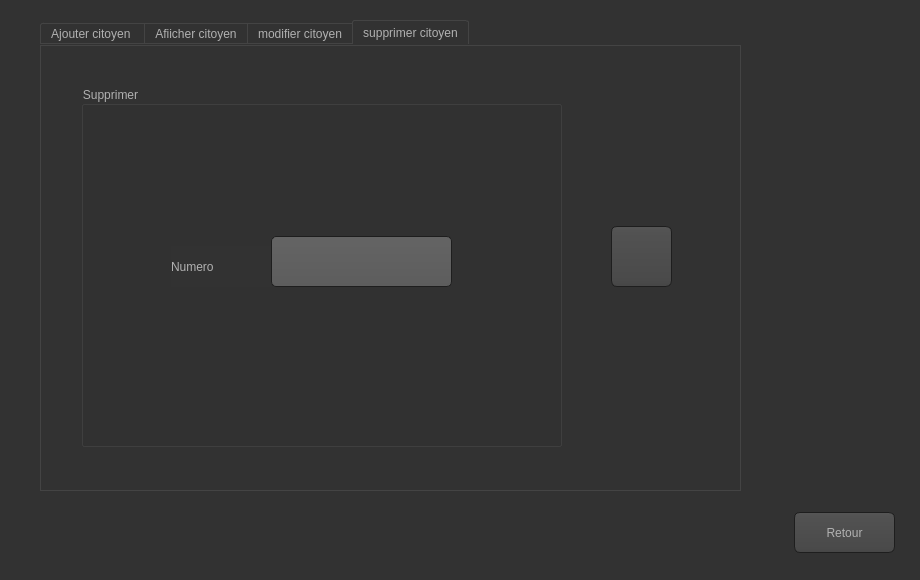
<?xml version="1.0" encoding="UTF-8"?>
<ui version="4.0">
 <class>Crud_citoyen</class>
 <widget class="QDialog" name="Crud_citoyen">
  <property name="geometry">
   <rect>
    <x>0</x>
    <y>0</y>
    <width>920</width>
    <height>580</height>
   </rect>
  </property>
  <property name="windowTitle">
   <string>Dialog</string>
  </property>
  <property name="styleSheet">
   <string notr="true">

QWidget
{
    color: #b1b1b1;
    background-color: #323232;
}

QWidget:item:hover
{
    background-color: QLinearGradient( x1: 0, y1: 0, x2: 0, y2: 1, stop: 0 #ffa02f, stop: 1 #ca0619);
    color: #000000;
}

QWidget:item:selected
{
    background-color: QLinearGradient( x1: 0, y1: 0, x2: 0, y2: 1, stop: 0 #ffa02f, stop: 1 #d7801a);
}

QMenuBar::item
{
    background: transparent;
}

QMenuBar::item:selected
{
    background: transparent;
    border: 1px solid #ffaa00;
}

QMenuBar::item:pressed
{
    background: #444;
    border: 1px solid #000;
    background-color: QLinearGradient(
        x1:0, y1:0,
        x2:0, y2:1,
        stop:1 #212121,
        stop:0.4 #343434/*,
        stop:0.2 #343434,
        stop:0.1 #ffaa00*/
    );
    margin-bottom:-1px;
    padding-bottom:1px;
}

QMenu
{
    border: 1px solid #000;
}

QMenu::item
{
    padding: 2px 20px 2px 20px;
}

QMenu::item:selected
{
    color: #000000;
}

QWidget:disabled
{
    color: #404040;
    background-color: #323232;
}

QAbstractItemView
{
    background-color: QLinearGradient( x1: 0, y1: 0, x2: 0, y2: 1, stop: 0 #4d4d4d, stop: 0.1 #646464, stop: 1 #5d5d5d);
}

QWidget:focus
{
    /*border: 2px solid QLinearGradient( x1: 0, y1: 0, x2: 0, y2: 1, stop: 0 #ffa02f, stop: 1 #d7801a);*/
}

QLineEdit
{
    background-color: QLinearGradient( x1: 0, y1: 0, x2: 0, y2: 1, stop: 0 #4d4d4d, stop: 0 #646464, stop: 1 #5d5d5d);
    padding: 1px;
    border-style: solid;
    border: 1px solid #1e1e1e;
    border-radius: 5;
}

QPushButton
{
    color: #b1b1b1;
    background-color: QLinearGradient( x1: 0, y1: 0, x2: 0, y2: 1, stop: 0 #565656, stop: 0.1 #525252, stop: 0.5 #4e4e4e, stop: 0.9 #4a4a4a, stop: 1 #464646);
    border-width: 1px;
    border-color: #1e1e1e;
    border-style: solid;
    border-radius: 6;
    padding: 3px;
    font-size: 12px;
    padding-left: 5px;
    padding-right: 5px;
}

QPushButton:pressed
{
    background-color: QLinearGradient( x1: 0, y1: 0, x2: 0, y2: 1, stop: 0 #2d2d2d, stop: 0.1 #2b2b2b, stop: 0.5 #292929, stop: 0.9 #282828, stop: 1 #252525);
}

QComboBox
{
    selection-background-color: #ffaa00;
    background-color: QLinearGradient( x1: 0, y1: 0, x2: 0, y2: 1, stop: 0 #565656, stop: 0.1 #525252, stop: 0.5 #4e4e4e, stop: 0.9 #4a4a4a, stop: 1 #464646);
    border-style: solid;
    border: 1px solid #1e1e1e;
    border-radius: 5;
}

QComboBox:hover,QPushButton:hover
{
    border: 2px solid QLinearGradient( x1: 0, y1: 0, x2: 0, y2: 1, stop: 0 #ffa02f, stop: 1 #d7801a);
}


QComboBox:on
{
    padding-top: 3px;
    padding-left: 4px;
    background-color: QLinearGradient( x1: 0, y1: 0, x2: 0, y2: 1, stop: 0 #2d2d2d, stop: 0.1 #2b2b2b, stop: 0.5 #292929, stop: 0.9 #282828, stop: 1 #252525);
    selection-background-color: #ffaa00;
}

QComboBox QAbstractItemView
{
    border: 2px solid darkgray;
    selection-background-color: QLinearGradient( x1: 0, y1: 0, x2: 0, y2: 1, stop: 0 #ffa02f, stop: 1 #d7801a);
}

QComboBox::drop-down
{
     subcontrol-origin: padding;
     subcontrol-position: top right;
     width: 15px;

     border-left-width: 0px;
     border-left-color: darkgray;
     border-left-style: solid; /* just a single line */
     border-top-right-radius: 3px; /* same radius as the QComboBox */
     border-bottom-right-radius: 3px;
 }

QComboBox::down-arrow
{
     image: url(:/down_arrow.png);
}

QGroupBox:focus
{
border: 2px solid QLinearGradient( x1: 0, y1: 0, x2: 0, y2: 1, stop: 0 #ffa02f, stop: 1 #d7801a);
}

QTextEdit:focus
{
    border: 2px solid QLinearGradient( x1: 0, y1: 0, x2: 0, y2: 1, stop: 0 #ffa02f, stop: 1 #d7801a);
}

QScrollBar:horizontal {
     border: 1px solid #222222;
     background: QLinearGradient( x1: 0, y1: 0, x2: 0, y2: 1, stop: 0.0 #121212, stop: 0.2 #282828, stop: 1 #484848);
     height: 7px;
     margin: 0px 16px 0 16px;
}

QScrollBar::handle:horizontal
{
      background: QLinearGradient( x1: 0, y1: 0, x2: 1, y2: 0, stop: 0 #ffa02f, stop: 0.5 #d7801a, stop: 1 #ffa02f);
      min-height: 20px;
      border-radius: 2px;
}

QScrollBar::add-line:horizontal {
      border: 1px solid #1b1b19;
      border-radius: 2px;
      background: QLinearGradient( x1: 0, y1: 0, x2: 1, y2: 0, stop: 0 #ffa02f, stop: 1 #d7801a);
      width: 14px;
      subcontrol-position: right;
      subcontrol-origin: margin;
}

QScrollBar::sub-line:horizontal {
      border: 1px solid #1b1b19;
      border-radius: 2px;
      background: QLinearGradient( x1: 0, y1: 0, x2: 1, y2: 0, stop: 0 #ffa02f, stop: 1 #d7801a);
      width: 14px;
     subcontrol-position: left;
     subcontrol-origin: margin;
}

QScrollBar::right-arrow:horizontal, QScrollBar::left-arrow:horizontal
{
      border: 1px solid black;
      width: 1px;
      height: 1px;
      background: white;
}

QScrollBar::add-page:horizontal, QScrollBar::sub-page:horizontal
{
      background: none;
}

QScrollBar:vertical
{
      background: QLinearGradient( x1: 0, y1: 0, x2: 1, y2: 0, stop: 0.0 #121212, stop: 0.2 #282828, stop: 1 #484848);
      width: 7px;
      margin: 16px 0 16px 0;
      border: 1px solid #222222;
}

QScrollBar::handle:vertical
{
      background: QLinearGradient( x1: 0, y1: 0, x2: 0, y2: 1, stop: 0 #ffa02f, stop: 0.5 #d7801a, stop: 1 #ffa02f);
      min-height: 20px;
      border-radius: 2px;
}

QScrollBar::add-line:vertical
{
      border: 1px solid #1b1b19;
      border-radius: 2px;
      background: QLinearGradient( x1: 0, y1: 0, x2: 0, y2: 1, stop: 0 #ffa02f, stop: 1 #d7801a);
      height: 14px;
      subcontrol-position: bottom;
      subcontrol-origin: margin;
}

QScrollBar::sub-line:vertical
{
      border: 1px solid #1b1b19;
      border-radius: 2px;
      background: QLinearGradient( x1: 0, y1: 0, x2: 0, y2: 1, stop: 0 #d7801a, stop: 1 #ffa02f);
      height: 14px;
      subcontrol-position: top;
      subcontrol-origin: margin;
}

QScrollBar::up-arrow:vertical, QScrollBar::down-arrow:vertical
{
      border: 1px solid black;
      width: 1px;
      height: 1px;
      background: white;
}


QScrollBar::add-page:vertical, QScrollBar::sub-page:vertical
{
      background: none;
}

QTextEdit
{
    background-color: #242424;
}

QPlainTextEdit
{
    background-color: #242424;
}

QHeaderView::section
{
    background-color: QLinearGradient(x1:0, y1:0, x2:0, y2:1, stop:0 #616161, stop: 0.5 #505050, stop: 0.6 #434343, stop:1 #656565);
    color: white;
    padding-left: 4px;
    border: 1px solid #6c6c6c;
}

QCheckBox:disabled
{
color: #414141;
}

QDockWidget::title
{
    text-align: center;
    spacing: 3px; /* spacing between items in the tool bar */
    background-color: QLinearGradient(x1:0, y1:0, x2:0, y2:1, stop:0 #323232, stop: 0.5 #242424, stop:1 #323232);
}

QDockWidget::close-button, QDockWidget::float-button
{
    text-align: center;
    spacing: 1px; /* spacing between items in the tool bar */
    background-color: QLinearGradient(x1:0, y1:0, x2:0, y2:1, stop:0 #323232, stop: 0.5 #242424, stop:1 #323232);
}

QDockWidget::close-button:hover, QDockWidget::float-button:hover
{
    background: #242424;
}

QDockWidget::close-button:pressed, QDockWidget::float-button:pressed
{
    padding: 1px -1px -1px 1px;
}

QMainWindow::separator
{
    background-color: QLinearGradient(x1:0, y1:0, x2:0, y2:1, stop:0 #161616, stop: 0.5 #151515, stop: 0.6 #212121, stop:1 #343434);
    color: white;
    padding-left: 4px;
    border: 1px solid #4c4c4c;
    spacing: 3px; /* spacing between items in the tool bar */
}

QMainWindow::separator:hover
{

    background-color: QLinearGradient(x1:0, y1:0, x2:0, y2:1, stop:0 #d7801a, stop:0.5 #b56c17 stop:1 #ffa02f);
    color: white;
    padding-left: 4px;
    border: 1px solid #6c6c6c;
    spacing: 3px; /* spacing between items in the tool bar */
}

QToolBar::handle
{
     spacing: 3px; /* spacing between items in the tool bar */
     background: url(:/images/handle.png);
}

QMenu::separator
{
    height: 2px;
    background-color: QLinearGradient(x1:0, y1:0, x2:0, y2:1, stop:0 #161616, stop: 0.5 #151515, stop: 0.6 #212121, stop:1 #343434);
    color: white;
    padding-left: 4px;
    margin-left: 10px;
    margin-right: 5px;
}

QProgressBar
{
    border: 2px solid grey;
    border-radius: 5px;
    text-align: center;
}

QProgressBar::chunk
{
    background-color: #d7801a;
    width: 2.15px;
    margin: 0.5px;
}

QTabBar::tab {
    color: #b1b1b1;
    border: 1px solid #444;
    border-bottom-style: none;
    background-color: #323232;
    padding-left: 10px;
    padding-right: 10px;
    padding-top: 3px;
    padding-bottom: 2px;
    margin-right: -1px;
}

QTabWidget::pane {
    border: 1px solid #444;
    top: 1px;
}

QTabBar::tab:last
{
    margin-right: 0; /* the last selected tab has nothing to overlap with on the right */
    border-top-right-radius: 3px;
}

QTabBar::tab:first:!selected
{
 margin-left: 0px; /* the last selected tab has nothing to overlap with on the right */


    border-top-left-radius: 3px;
}

QTabBar::tab:!selected
{
    color: #b1b1b1;
    border-bottom-style: solid;
    margin-top: 3px;
    background-color: QLinearGradient(x1:0, y1:0, x2:0, y2:1, stop:1 #212121, stop:.4 #343434);
}

QTabBar::tab:selected
{
    border-top-left-radius: 3px;
    border-top-right-radius: 3px;
    margin-bottom: 0px;
}

QTabBar::tab:!selected:hover
{
    /*border-top: 2px solid #ffaa00;
    padding-bottom: 3px;*/
    border-top-left-radius: 3px;
    border-top-right-radius: 3px;
    background-color: QLinearGradient(x1:0, y1:0, x2:0, y2:1, stop:1 #212121, stop:0.4 #343434, stop:0.2 #343434, stop:0.1 #ffaa00);
}

QRadioButton::indicator:checked, QRadioButton::indicator:unchecked{
    color: #b1b1b1;
    background-color: #323232;
    border: 1px solid #b1b1b1;
    border-radius: 6px;
}

QRadioButton::indicator:checked
{
    background-color: qradialgradient(
        cx: 0.5, cy: 0.5,
        fx: 0.5, fy: 0.5,
        radius: 1.0,
        stop: 0.25 #ffaa00,
        stop: 0.3 #323232
    );
}

QCheckBox::indicator{
    color: #b1b1b1;
    background-color: #323232;
    border: 1px solid #b1b1b1;
    width: 9px;
    height: 9px;
}

QRadioButton::indicator
{
    border-radius: 6px;
}

QRadioButton::indicator:hover, QCheckBox::indicator:hover
{
    border: 1px solid #ffaa00;
}

QCheckBox::indicator:checked
{
    image:url(:/images/checkbox.png);
}

QCheckBox::indicator:disabled, QRadioButton::indicator:disabled
{
    border: 1px solid #444;
}
</string>
  </property>
  <widget class="QTabWidget" name="tabWidget">
   <property name="geometry">
    <rect>
     <x>40</x>
     <y>20</y>
     <width>701</width>
     <height>471</height>
    </rect>
   </property>
   <property name="currentIndex">
    <number>3</number>
   </property>
   <widget class="QWidget" name="tab">
    <attribute name="title">
     <string>Ajouter citoyen </string>
    </attribute>
    <widget class="QGroupBox" name="groupBox">
     <property name="geometry">
      <rect>
       <x>50</x>
       <y>60</y>
       <width>501</width>
       <height>361</height>
      </rect>
     </property>
     <property name="title">
      <string>Ajout</string>
     </property>
     <widget class="QLabel" name="label">
      <property name="geometry">
       <rect>
        <x>70</x>
        <y>62</y>
        <width>81</width>
        <height>41</height>
       </rect>
      </property>
      <property name="text">
       <string>Numero</string>
      </property>
     </widget>
     <widget class="QLabel" name="label_2">
      <property name="geometry">
       <rect>
        <x>70</x>
        <y>162</y>
        <width>81</width>
        <height>41</height>
       </rect>
      </property>
      <property name="text">
       <string>Nom</string>
      </property>
     </widget>
     <widget class="QLabel" name="label_3">
      <property name="geometry">
       <rect>
        <x>70</x>
        <y>260</y>
        <width>71</width>
        <height>41</height>
       </rect>
      </property>
      <property name="text">
       <string>Prenom</string>
      </property>
     </widget>
     <widget class="QLineEdit" name="le_numero">
      <property name="geometry">
       <rect>
        <x>200</x>
        <y>60</y>
        <width>151</width>
        <height>41</height>
       </rect>
      </property>
     </widget>
     <widget class="QLineEdit" name="le_nom">
      <property name="geometry">
       <rect>
        <x>200</x>
        <y>160</y>
        <width>151</width>
        <height>41</height>
       </rect>
      </property>
     </widget>
     <widget class="QLineEdit" name="le_prenom">
      <property name="geometry">
       <rect>
        <x>200</x>
        <y>260</y>
        <width>151</width>
        <height>41</height>
       </rect>
      </property>
     </widget>
    </widget>
    <widget class="QPushButton" name="pb_ajouter">
     <property name="geometry">
      <rect>
       <x>580</x>
       <y>210</y>
       <width>81</width>
       <height>61</height>
      </rect>
     </property>
     <property name="styleSheet">
      <string notr="true">image: url(:/pictures/1486485564-add-character-include-more-person-user_81147.png);</string>
     </property>
     <property name="text">
      <string/>
     </property>
     <property name="icon">
      <iconset>
       <normaloff>../../tn so/53310.png</normaloff>../../tn so/53310.png</iconset>
     </property>
    </widget>
   </widget>
   <widget class="QWidget" name="tab_2">
    <attribute name="title">
     <string>Afiicher citoyen</string>
    </attribute>
    <widget class="QTableView" name="tab_citoyen">
     <property name="geometry">
      <rect>
       <x>30</x>
       <y>80</y>
       <width>641</width>
       <height>341</height>
      </rect>
     </property>
    </widget>
    <widget class="QLineEdit" name="la_recherche">
     <property name="geometry">
      <rect>
       <x>30</x>
       <y>30</y>
       <width>451</width>
       <height>41</height>
      </rect>
     </property>
    </widget>
    <widget class="QPushButton" name="pb_recherche">
     <property name="geometry">
      <rect>
       <x>490</x>
       <y>30</y>
       <width>51</width>
       <height>41</height>
      </rect>
     </property>
     <property name="styleSheet">
      <string notr="true">image: url(:/pictures/Search_icon-icons.com_54989 (2).png);</string>
     </property>
     <property name="text">
      <string/>
     </property>
     <property name="icon">
      <iconset>
       <normaloff>../../tn so/search-vector-icon-png_256686.jpg</normaloff>../../tn so/search-vector-icon-png_256686.jpg</iconset>
     </property>
    </widget>
    <widget class="QPushButton" name="pb_export_pdf">
     <property name="geometry">
      <rect>
       <x>610</x>
       <y>20</y>
       <width>51</width>
       <height>51</height>
      </rect>
     </property>
     <property name="styleSheet">
      <string notr="true">image: url(:/pictures/adobe_pdf_document_14979.png);</string>
     </property>
     <property name="text">
      <string/>
     </property>
     <property name="icon">
      <iconset>
       <normaloff>../../tn so/23935.png</normaloff>../../tn so/23935.png</iconset>
     </property>
    </widget>
   </widget>
   <widget class="QWidget" name="tab_3">
    <attribute name="title">
     <string>modifier citoyen</string>
    </attribute>
    <widget class="QLabel" name="label_5">
     <property name="geometry">
      <rect>
       <x>70</x>
       <y>50</y>
       <width>91</width>
       <height>51</height>
      </rect>
     </property>
     <property name="text">
      <string>Entrez Numero</string>
     </property>
    </widget>
    <widget class="QLabel" name="label_6">
     <property name="geometry">
      <rect>
       <x>70</x>
       <y>180</y>
       <width>81</width>
       <height>51</height>
      </rect>
     </property>
     <property name="text">
      <string>Nouveau Nom</string>
     </property>
    </widget>
    <widget class="QLabel" name="label_7">
     <property name="geometry">
      <rect>
       <x>70</x>
       <y>322</y>
       <width>91</width>
       <height>61</height>
      </rect>
     </property>
     <property name="text">
      <string>Nouveau Prenom</string>
     </property>
    </widget>
    <widget class="QLineEdit" name="Le_numero">
     <property name="geometry">
      <rect>
       <x>270</x>
       <y>60</y>
       <width>161</width>
       <height>41</height>
      </rect>
     </property>
    </widget>
    <widget class="QLineEdit" name="le_nom_2">
     <property name="geometry">
      <rect>
       <x>270</x>
       <y>190</y>
       <width>161</width>
       <height>41</height>
      </rect>
     </property>
    </widget>
    <widget class="QLineEdit" name="le_prenom_2">
     <property name="geometry">
      <rect>
       <x>270</x>
       <y>340</y>
       <width>161</width>
       <height>41</height>
      </rect>
     </property>
    </widget>
    <widget class="QPushButton" name="pb_mofidier">
     <property name="geometry">
      <rect>
       <x>570</x>
       <y>180</y>
       <width>71</width>
       <height>71</height>
      </rect>
     </property>
     <property name="styleSheet">
      <string notr="true">image: url(:/pictures/pen_edit_modify_pencil_icon_181536.png);</string>
     </property>
     <property name="text">
      <string/>
     </property>
     <property name="icon">
      <iconset>
       <normaloff>../../tn so/4561.webp</normaloff>../../tn so/4561.webp</iconset>
     </property>
    </widget>
    <widget class="QGroupBox" name="groupBox_2">
     <property name="geometry">
      <rect>
       <x>20</x>
       <y>10</y>
       <width>511</width>
       <height>421</height>
      </rect>
     </property>
     <property name="title">
      <string>Modifier</string>
     </property>
    </widget>
    <zorder>groupBox_2</zorder>
    <zorder>label_5</zorder>
    <zorder>label_6</zorder>
    <zorder>label_7</zorder>
    <zorder>Le_numero</zorder>
    <zorder>le_nom_2</zorder>
    <zorder>le_prenom_2</zorder>
    <zorder>pb_mofidier</zorder>
   </widget>
   <widget class="QWidget" name="tab_4">
    <attribute name="title">
     <string>supprimer citoyen</string>
    </attribute>
    <widget class="QLineEdit" name="le_numero_sup">
     <property name="geometry">
      <rect>
       <x>230</x>
       <y>190</y>
       <width>181</width>
       <height>51</height>
      </rect>
     </property>
    </widget>
    <widget class="QPushButton" name="pushButton">
     <property name="geometry">
      <rect>
       <x>570</x>
       <y>180</y>
       <width>61</width>
       <height>61</height>
      </rect>
     </property>
     <property name="styleSheet">
      <string notr="true">image: url(:/pictures/trash-can_115312.png);</string>
     </property>
     <property name="text">
      <string/>
     </property>
     <property name="icon">
      <iconset>
       <normaloff>../../Downloads/edit-delete-3.png</normaloff>../../Downloads/edit-delete-3.png</iconset>
     </property>
    </widget>
    <widget class="QGroupBox" name="groupBox_3">
     <property name="geometry">
      <rect>
       <x>40</x>
       <y>40</y>
       <width>481</width>
       <height>361</height>
      </rect>
     </property>
     <property name="title">
      <string>Supprimer</string>
     </property>
     <widget class="QLabel" name="label_4">
      <property name="geometry">
       <rect>
        <x>90</x>
        <y>160</y>
        <width>101</width>
        <height>41</height>
       </rect>
      </property>
      <property name="text">
       <string>Numero</string>
      </property>
     </widget>
    </widget>
    <zorder>groupBox_3</zorder>
    <zorder>le_numero_sup</zorder>
    <zorder>pushButton</zorder>
   </widget>
  </widget>
  <widget class="QPushButton" name="pushButton_RetourMenuGestionCit">
   <property name="geometry">
    <rect>
     <x>794</x>
     <y>512</y>
     <width>101</width>
     <height>41</height>
    </rect>
   </property>
   <property name="text">
    <string>Retour</string>
   </property>
   <property name="icon">
    <iconset>
     <normaloff>../../tn so/50720.png</normaloff>../../tn so/50720.png</iconset>
   </property>
  </widget>
  <widget class="QLabel" name="label_15">
   <property name="geometry">
    <rect>
     <x>790</x>
     <y>0</y>
     <width>131</width>
     <height>121</height>
    </rect>
   </property>
   <property name="styleSheet">
    <string notr="true">image: url(:/pictures/LCPD-GTAIV-logo (1).png);</string>
   </property>
   <property name="text">
    <string/>
   </property>
  </widget>
 </widget>
 <resources/>
 <connections/>
</ui>
